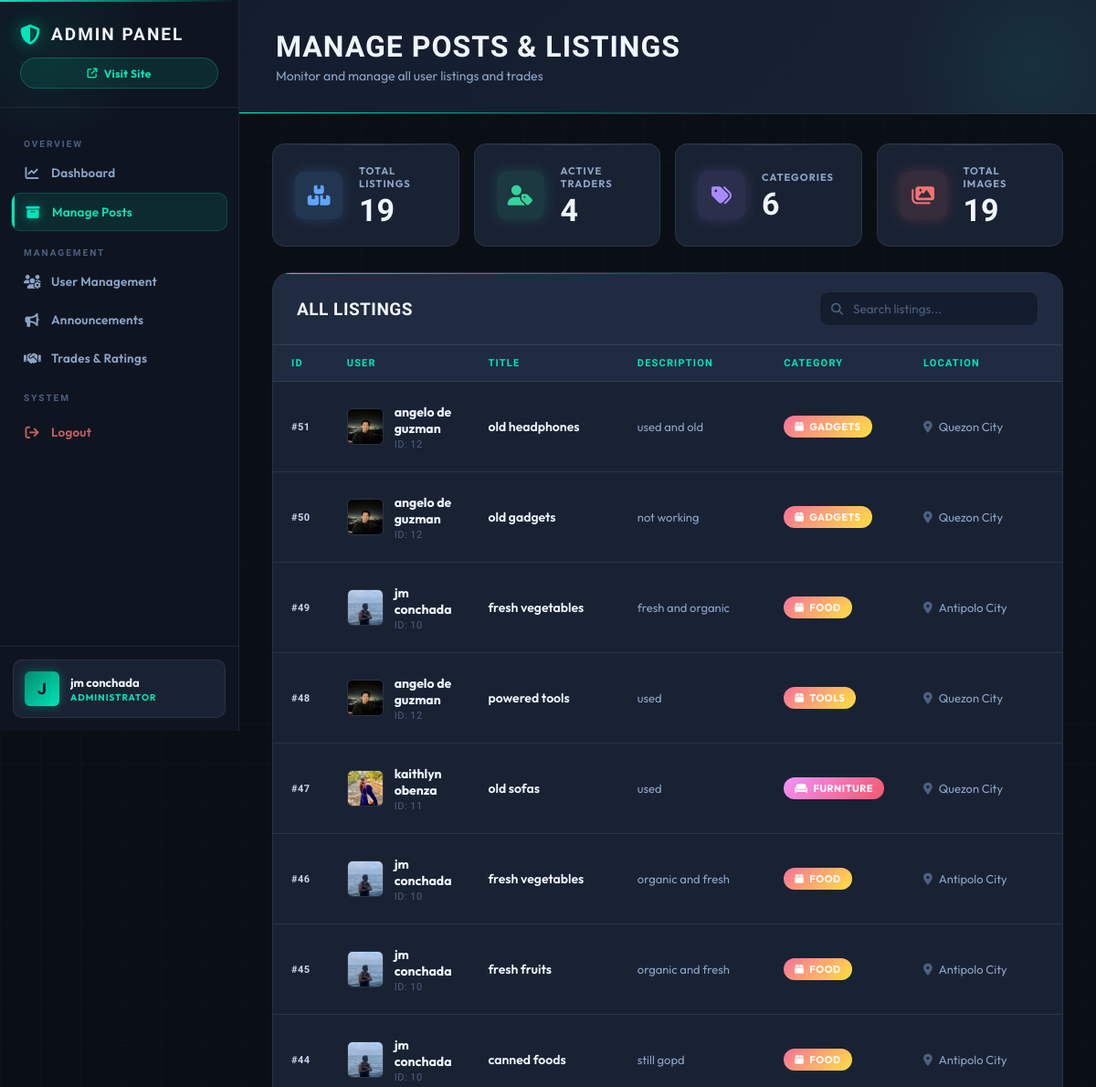
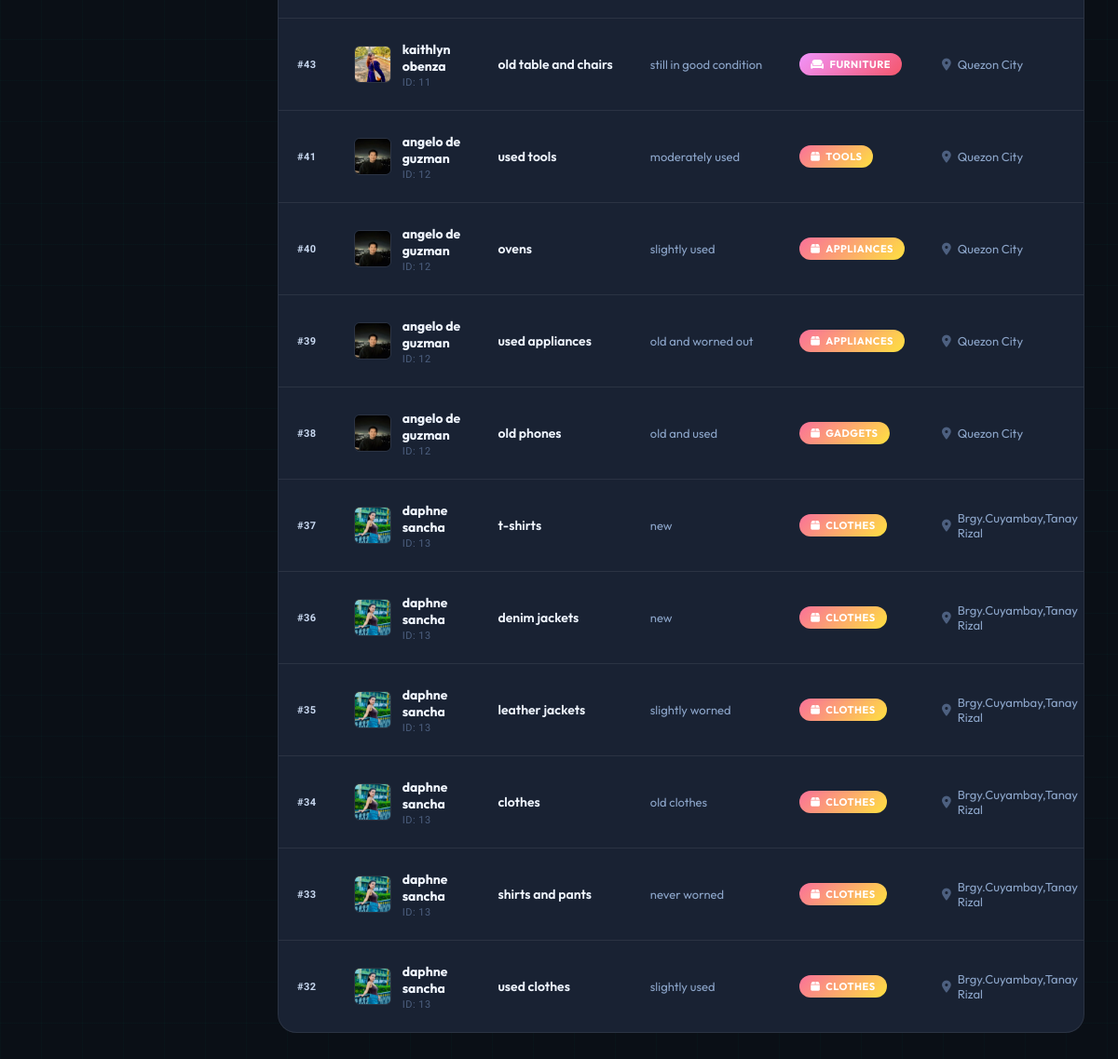
/manage_posts.php (signed in), run on the app's committed database (2 pictures, top to bottom).
### tables this page shows
CREATE TABLE `listings` (
  `id` int(11) NOT NULL,
  `user_id` int(11) NOT NULL,
  `title` varchar(255) NOT NULL,
  `description` text DEFAULT NULL,
  `category` varchar(100) DEFAULT NULL,
  `location` varchar(100) DEFAULT NULL,
  `desired_trade` varchar(255) DEFAULT NULL,
  `created_at` datetime DEFAULT current_timestamp(),
  `sort_order` int(11) DEFAULT 0,
  `status` enum('active','pending','completed','deleted') DEFAULT 'active'
);

CREATE TABLE `users` (
  `id` int(11) NOT NULL,
  `name` varchar(255) NOT NULL,
  `email` varchar(255) NOT NULL,
  `contact_number` varchar(50) DEFAULT NULL,
  `area` varchar(100) DEFAULT NULL,
  `profile_picture` varchar(255) DEFAULT NULL,
  `created_at` datetime DEFAULT current_timestamp(),
  `password` varchar(255) NOT NULL,
  `reset_token` varchar(64) DEFAULT NULL,
  `reset_expires` datetime DEFAULT NULL,
  `last_seen` datetime DEFAULT NULL,
  `banned` tinyint(1) NOT NULL DEFAULT 0,
  `role` varchar(20) NOT NULL DEFAULT 'user',
  `restriction_type` enum('banned','read_only','no_post','no_comment','limited') DEFAULT NULL COMMENT 'Type of restriction applied',
  `restriction_reason` text DEFAULT NULL COMMENT 'Reason for the restriction',
  `restriction_date` datetime DEFAULT NULL COMMENT 'When restriction was applied',
  `restriction_expiry` datetime DEFAULT NULL COMMENT 'When restriction expires (NULL = permanent)'
);

### manage_posts.php (the view, shortened to what this page needs)
<?php
require 'db.php';
$sql_listings = "
    SELECT
        l.id AS listing_id,
        l.user_id,
        l.title AS listing_title,
        l.description AS listing_description,
        l.category,
        l.location,
        l.desired_trade,
        l.created_at AS listing_created_at,
        u.name AS user_name,
        u.email AS user_email,
        u.profile_picture AS user_profile_picture,
        GROUP_CONCAT(li.path ORDER BY li.sort_order SEPARATOR '|||') AS image_paths
    FROM listings l
    LEFT JOIN users u ON l.user_id = u.id
    LEFT JOIN listing_images li ON l.id = li.listing_id
    GROUP BY l.id, l.user_id, l.title, l.description, l.category, l.location, l.desired_trade, l.created_at, u.name, u.email, u.profile_picture
    ORDER BY l.created_at DESC
";
$result_listings = $conn->query($sql_listings);
$stats_query = "SELECT
    COUNT(*) as total_listings,
    COUNT(DISTINCT l.user_id) as total_posters,
    COUNT(DISTINCT l.category) as total_categories,
    COUNT(li.id) as total_images
FROM listings l
LEFT JOIN listing_images li ON l.id = li.listing_id";
$stats_result = $conn->query($stats_query);
$stats = $stats_result->fetch_assoc();
?>
<!DOCTYPE html>
<html lang="en">
<head>
    <link href="https://cdnjs.cloudflare.com/ajax/libs/font-awesome/6.5.0/css/all.min.css" rel="stylesheet">
    <link rel="stylesheet" href="assets/css/admindash.css">
</head>
<body>
<aside class="sidebar">
            <div class="sidebar-header">
            <div class="logo">
                <i class="fas fa-shield-halved"></i>
                <span>Admin Panel</span>
            </div>
            <a href="index.php" class="visit-site-btn">
                <i class="fas fa-arrow-up-right-from-square"></i>
                <span>Visit Site</span>
            </a>
        </div>
            <nav class="sidebar-nav">
            <div class="nav-section-label">Overview</div>
            <a href="dashboard.php" class="nav-item">
                <i class="fas fa-chart-line"></i><span>Dashboard</span>
            </a>
            <a href="manage_posts.php" class="nav-item active">
                <i class="fas fa-box-archive"></i><span>Manage Posts</span>
            </a>
            <div class="nav-section-label">Management</div>
            <a href="admindash.php" class="nav-item">
                <i class="fas fa-users-gear"></i><span>User Management</span>
            </a>
            <a href="announcements.php" class="nav-item">
                <i class="fas fa-bullhorn"></i><span>Announcements</span>
            </a>
            <a href="admin_trades.php" class="nav-item">
                <i class="fas fa-handshake"></i><span>Trades &amp; Ratings</span>
            </a>
            <div class="nav-section-label">System</div>
            <a href="logout.php" class="nav-item logout">
                <i class="fas fa-arrow-right-from-bracket"></i><span>Logout</span>
            </a>
        </nav>
    <div class="sidebar-footer">
        <div class="admin-profile">
            <div class="admin-avatar">
                <?= strtoupper(substr($_SESSION['user_name'], 0, 1)) ?>
            </div>
            <div class="admin-info">
                <div class="admin-name"><?= htmlspecialchars($_SESSION['user_name']) ?></div>
                <div class="admin-role">Administrator</div>
            </div>
        </div>
    </div>
</aside>
<main class="main-content">
    <header class="page-header">
        <div class="header-content">
            <div class="header-text">
                <h1 class="page-title">Manage Posts & Listings</h1>
                <p class="page-subtitle">Monitor and manage all user listings and trades</p>
            </div>
        </div>
    </header>
    <div class="stats-grid">
        <div class="stat-card">
            <div class="stat-icon total">
                <i class="fas fa-boxes-stacked"></i>
            </div>
            <div class="stat-content">
                <div class="stat-label">Total Listings</div>
                <div class="stat-value"><?= number_format($stats['total_listings']) ?></div>
            </div>
        </div>
        <div class="stat-card">
            <div class="stat-icon active">
                <i class="fas fa-user-tag"></i>
            </div>
            <div class="stat-content">
                <div class="stat-label">Active Traders</div>
                <div class="stat-value"><?= number_format($stats['total_posters']) ?></div>
            </div>
        </div>
        <div class="stat-card">
            <div class="stat-icon restricted">
                <i class="fas fa-tags"></i>
            </div>
            <div class="stat-content">
                <div class="stat-label">Categories</div>
                <div class="stat-value"><?= number_format($stats['total_categories']) ?></div>
            </div>
        </div>
        <div class="stat-card">
            <div class="stat-icon banned">
                <i class="fas fa-images"></i>
            </div>
            <div class="stat-content">
                <div class="stat-label">Total Images</div>
                <div class="stat-value"><?= number_format($stats['total_images']) ?></div>
            </div>
        </div>
    </div>
    <div class="table-container">
        <div class="table-header">
            <h2 class="table-title">All Listings</h2>
            <div class="table-actions">
                <div class="search-box">
                    <i class="fas fa-search"></i>
                    <input type="text" id="searchInput" placeholder="Search listings...">
                </div>
            </div>
        </div>
        <?php if ($result_listings && $result_listings->num_rows > 0): ?>
            <div class="table-wrapper">
                <table class="users-table">
                    <thead>
                        <tr>
                            <th>ID</th>
                            <th>User</th>
                            <th>Title</th>
                            <th>Description</th>
                            <th>Category</th>
                            <th>Location</th>
                        </tr>
                    </thead>
                    <tbody>
                    <?php
                    $result_listings->data_seek(0);
                    while($listing = $result_listings->fetch_assoc()):
                        $defaultImage = 'assets/images/profile-picture.png';
                        $profilePicture = $listing['user_profile_picture'] ?? '';
                        if (empty($profilePicture) || $profilePicture === $defaultImage) {
                            $displayImage = $defaultImage;
                        } else if (filter_var($profilePicture, FILTER_VALIDATE_URL)) {
                            $displayImage = $profilePicture;
                        } else {
                            $displayImage = $profilePicture;
                        }
                    ?>
                        <tr class="user-row listing-row">
                            <td>
                                <div class="user-id" style="font-weight: 600; color: var(--text-2);">
                                    #<?= htmlspecialchars($listing['listing_id']) ?>
                                </div>
                            </td>
                            <td>
                                <div class="user-cell">
                                    <img src="<?= htmlspecialchars($displayImage) ?>"
                                         alt="Profile"
                                         class="user-avatar"
                                         onerror="this.onerror=null; this.src='assets/img/profile-picture.png';">
                                    <div class="user-details">
                                        <div class="user-name"><?= htmlspecialchars($listing['user_name']) ?></div>
                                        <div class="user-id">ID: <?= htmlspecialchars($listing['user_id']) ?></div>
                                    </div>
                                </div>
                            </td>
                            <td>
                                <div class="listing-title" title="<?= htmlspecialchars($listing['listing_title']) ?>">
                                    <?= htmlspecialchars($listing['listing_title']) ?>
                                </div>
                            </td>
                            <td>
                                <div class="listing-description" title="<?= htmlspecialchars($listing['listing_description']) ?>">
                                    <?= htmlspecialchars($listing['listing_description']) ?>
                                </div>
                            </td>
                            <td>
                                <?php
                                $category = strtolower($listing['category']);
                                $categoryClass = 'category-other';
                                $categoryIcon = 'box';
                                if (strpos($category, 'electronic') !== false) {
                                    $categoryClass = 'category-electronics';
                                    $categoryIcon = 'laptop';
                                } elseif (strpos($category, 'furniture') !== false) {
                                    $categoryClass = 'category-furniture';
                                    $categoryIcon = 'couch';
                                } elseif (strpos($category, 'clothing') !== false || strpos($category, 'fashion') !== false) {
                                    $categoryClass = 'category-clothing';
                                    $categoryIcon = 'shirt';
                                } elseif (strpos($category, 'book') !== false) {
                                    $categoryClass = 'category-books';
                                    $categoryIcon = 'book';
                                }
                                ?>
                                <span class="category-badge <?= $categoryClass ?>">
                                    <i class="fas fa-<?= $categoryIcon ?>"></i>
                                    <?= htmlspecialchars($listing['category']) ?>
                                </span>
                            </td>
                            <td>
                                <div class="location-cell">
                                    <i class="fas fa-map-marker-alt"></i>
                                    <span><?= htmlspecialchars($listing['location'] ?? 'Not specified') ?></span>
                                </div>
                            </td>
                        </tr>
                    <?php endwhile; ?>
                    </tbody>
                </table>
            </div>
        <?php endif; ?>
    </div>
</main>
</body>
</html>

### manage_posts.php (style rules this page uses)
.listing-description { max-width: 250px; white-space: nowrap; overflow: hidden; text-overflow: ellipsis; font-size: 13px; color: var(--text-3); }
.category-badge { display: inline-flex; align-items: center; gap: 6px; padding: 5px 12px; border-radius: 16px; font-size: 11px; font-weight: 700; letter-spacing: 0.5px; text-transform: uppercase; }
.category-furniture { background: linear-gradient(135deg, #f093fb 0%, #f5576c 100%); color: white; }
.category-other { background: linear-gradient(135deg, #fa709a 0%, #fee140 100%); color: white; }
.listing-title { font-weight: 600; color: var(--text-1); font-size: 14px; max-width: 200px; white-space: nowrap; overflow: hidden; text-overflow: ellipsis; }

### data on the page
listings: id "51", user.profile_picture (picture), user.name "angelo de guzman", user "12", title "old headphones", description "used and old", category "GADGETS", location "Quezon City"
listings: id "50", user.profile_picture (picture), user.name "angelo de guzman", user "12", title "old gadgets", description "not working", category "GADGETS", location "Quezon City"
listings: id "49", user.profile_picture (picture), user.name "jm conchada", user "10", title "fresh vegetables", description "fresh and organic", category "FOOD", location "Antipolo City"
listings: id "48", user.profile_picture (picture), user.name "angelo de guzman", user "12", title "powered tools", description "used", category "TOOLS", location "Quezon City"
listings: id "47", user.profile_picture (picture), user.name "kaithlyn obenza", user "11", title "old sofas", description "used", category "FURNITURE", location "Quezon City"
listings: id "46", user.profile_picture (picture), user.name "jm conchada", user "10", title "fresh vegetables", description "organic and fresh", category "FOOD", location "Antipolo City"
listings: id "45", user.profile_picture (picture), user.name "jm conchada", user "10", title "fresh fruits", description "organic and fresh", category "FOOD", location "Antipolo City"
listings: id "44", user.profile_picture (picture), user.name "jm conchada", user "10", title "canned foods", description "still gopd", category "FOOD", location "Antipolo City"
listings: id "43", user.profile_picture (picture), user.name "kaithlyn obenza", user "11", title "old table and chairs", description "still in good condition", category "FURNITURE", location "Quezon City"
listings: id "41", user.profile_picture (picture), user.name "angelo de guzman", user "12", title "used tools", description "moderately used", category "TOOLS", location "Quezon City"
listings: id "40", user.profile_picture (picture), user.name "angelo de guzman", user "12", title "ovens", description "slightly used", category "APPLIANCES", location "Quezon City"
listings: id "39", user.profile_picture (picture), user.name "angelo de guzman", user "12", title "used appliances", description "old and worned out", category "APPLIANCES", location "Quezon City"
listings: id "38", user.profile_picture (picture), user.name "angelo de guzman", user "12", title "old phones", description "old and used", category "GADGETS", location "Quezon City"
listings: id "37", user.profile_picture (picture), user.name "daphne sancha", user "13", title "t-shirts", description "new", category "CLOTHES", location "Brgy.Cuyambay,Tanay Rizal"
listings: id "36", user.profile_picture (picture), user.name "daphne sancha", user "13", title "denim jackets", description "new", category "CLOTHES", location "Brgy.Cuyambay,Tanay Rizal"
listings: id "35", user.profile_picture (picture), user.name "daphne sancha", user "13", title "leather jackets", description "slightly worned", category "CLOTHES", location "Brgy.Cuyambay,Tanay Rizal"
listings: id "34", user.profile_picture (picture), user.name "daphne sancha", user "13", title "clothes", description "old clothes", category "CLOTHES", location "Brgy.Cuyambay,Tanay Rizal"
listings: id "33", user.profile_picture (picture), user.name "daphne sancha", user "13", title "shirts and pants", description "never worned", category "CLOTHES", location "Brgy.Cuyambay,Tanay Rizal"
listings: id "32", user.profile_picture (picture), user.name "daphne sancha", user "13", title "used clothes", description "slightly used", category "CLOTHES", location "Brgy.Cuyambay,Tanay Rizal"

### other printed values
substr($_SESSION['user_name'], 0, 1) "J"
$_SESSION['user_name'] "jm conchada"
$stats['total_listings'] "19"
$stats['total_posters'] "4"
$stats['total_categories'] "6"
$stats['total_images'] "19"
